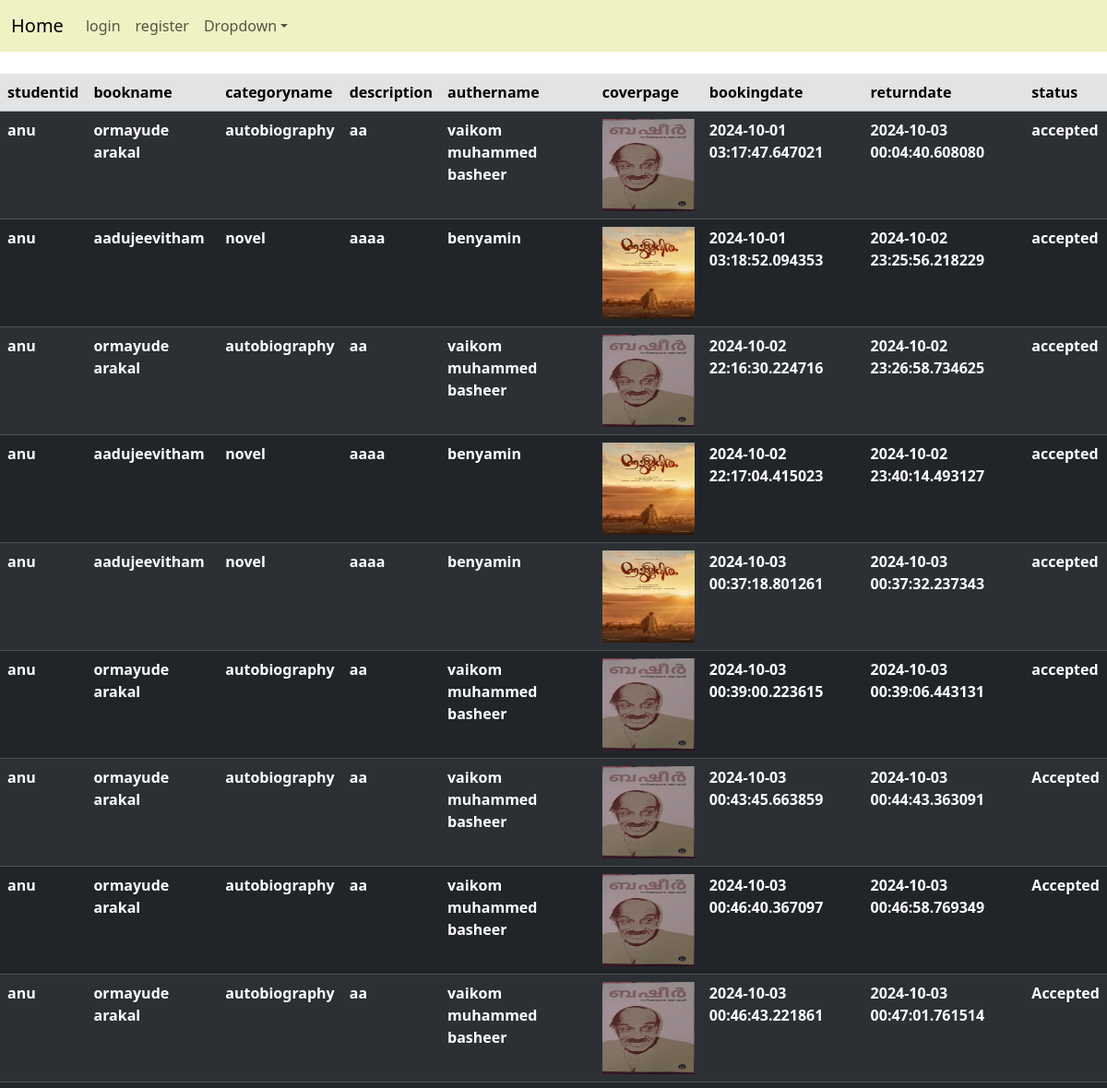
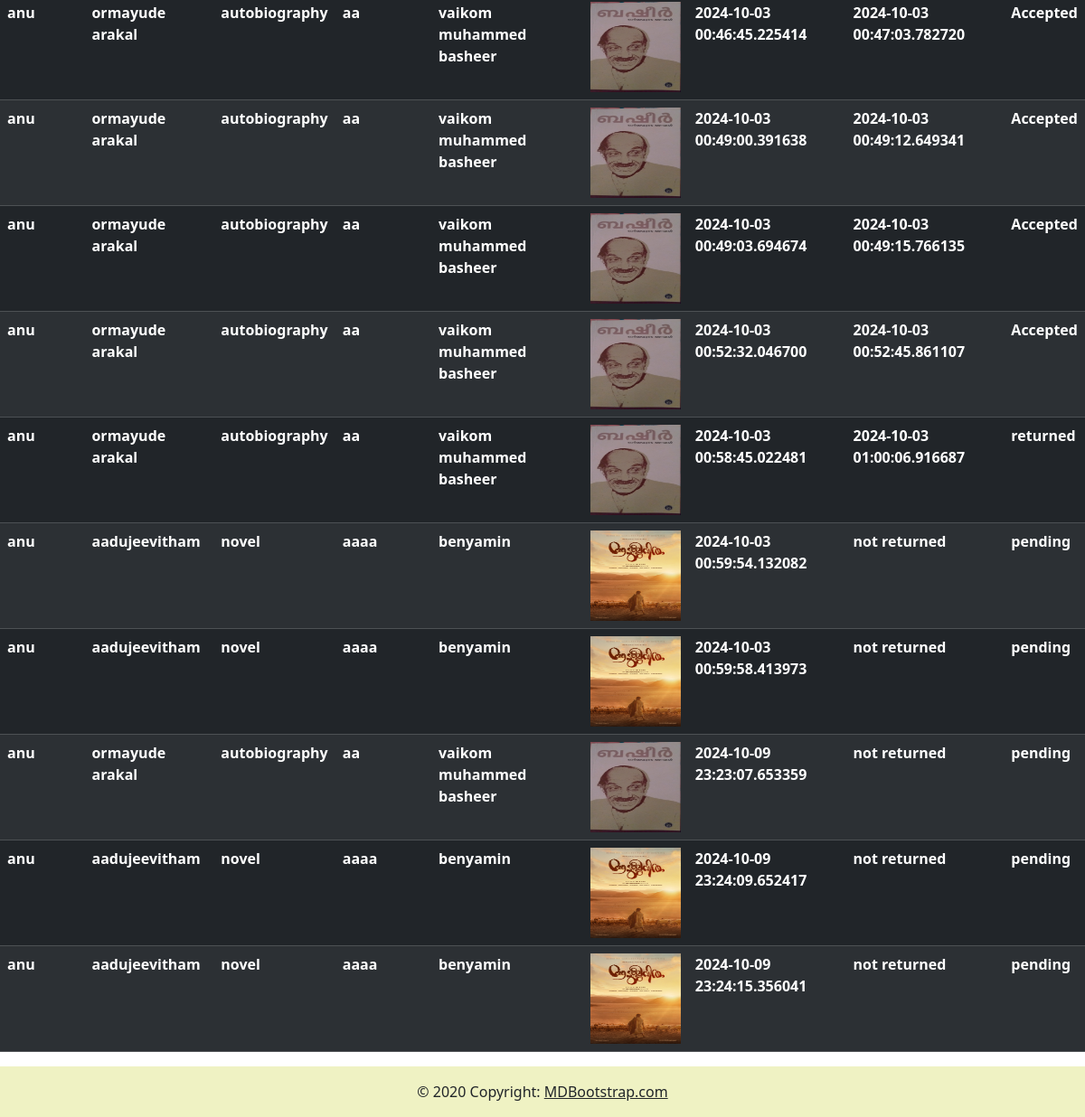
Screenshot of /details1 (signed in) with the database file from the repository (2 pictures, top to bottom).
### library/models.py (models this page shows, shortened)
class booking(models.Model):
    studentid=models.ForeignKey(students,on_delete=models.CASCADE)
    bookid=models.ForeignKey(book,on_delete=models.CASCADE)
    returndate=models.CharField(max_length=10)
    bookingdate=models.CharField(max_length=10)
    status=models.CharField(max_length=20,default='pending')

class students(models.Model):
    username=models.CharField(max_length=30)
    password=models.CharField(max_length=8)
    name=models.CharField(max_length=50)
    age=models.IntegerField()
    school=models.CharField(max_length=30)
    course=models.ForeignKey(course,on_delete=models.CASCADE)
    subject=models.ForeignKey(subject,on_delete=models.CASCADE)
    def __str__(self):
        return self.name

class book(models.Model):
    bookname=models.CharField(max_length=50)
    nmbrofcopies=models.IntegerField()
    description=models.CharField(max_length=50)
    authername=models.CharField(max_length=30)
    coverpage=models.FileField(upload_to='media')
    category_name=models.ForeignKey(category,on_delete=models.CASCADE)

class category(models.Model):
    categoryname=models.CharField(max_length=30)

### library/views.py (the view)
# urls.py: path('details1',views.details1,name='details1'),
def details1(request):
    studentid=request.session['id']
    m=booking.objects.all()
    p={'m':m}
    return render(request,'all.html',p)

### template/all.html
{% extends 'base.html' %}
{% load static %}
{% block content %}
<br>
    <table class="table table-dark table-striped">
        <thead class="table-secondary">
        <tr>
            <th>studentid</th>
            <th>bookname</th>
            <th>categoryname</th>
            <th>description</th>
            <th>authername</th>
            <th>coverpage</th>
            <th>bookingdate</th>
            <th>returndate</th>
            <th>status</th>
        </tr>
        </thead>
        {% for i in m %}
        <tr>
            <th>{{i.studentid}}</th>
            <th>{{i.bookid.bookname}}</th>
            <th>{{i.bookid.category_name.categoryname}}</th>
            <th>{{i.bookid.description}}</th>
            <th>{{i.bookid.authername}}</th>
            <th><img src="{{i.bookid.coverpage.url}}" style="width: 100px; height:100px"></th>
            <th>{{i.bookingdate}}</th>
            <th>{{i.returndate}}</th>
            <th>{{i.status}}</th>
        </tr>
        {% endfor%}
    </table>
{% endblock %}

### rows the page displays
booking: studentid "anu", bookid.bookname "ormayude arakal", bookid.category_name.categoryname "autobiography", bookid.description "aa", bookid.authername "vaikom muhammed basheer", bookid.coverpage (picture), bookingdate "2024-10-01 03:17:47.647021", returndate "2024-10-03 00:04:40.608080", status "accepted"
booking: studentid "anu", bookid.bookname "aadujeevitham", bookid.category_name.categoryname "novel", bookid.description "aaaa", bookid.authername "benyamin", bookid.coverpage (picture), bookingdate "2024-10-01 03:18:52.094353", returndate "2024-10-02 23:25:56.218229", status "accepted"
booking: studentid "anu", bookid.bookname "ormayude arakal", bookid.category_name.categoryname "autobiography", bookid.description "aa", bookid.authername "vaikom muhammed basheer", bookid.coverpage (picture), bookingdate "2024-10-02 22:16:30.224716", returndate "2024-10-02 23:26:58.734625", status "accepted"
booking: studentid "anu", bookid.bookname "aadujeevitham", bookid.category_name.categoryname "novel", bookid.description "aaaa", bookid.authername "benyamin", bookid.coverpage (picture), bookingdate "2024-10-02 22:17:04.415023", returndate "2024-10-02 23:40:14.493127", status "accepted"
booking: studentid "anu", bookid.bookname "aadujeevitham", bookid.category_name.categoryname "novel", bookid.description "aaaa", bookid.authername "benyamin", bookid.coverpage (picture), bookingdate "2024-10-03 00:37:18.801261", returndate "2024-10-03 00:37:32.237343", status "accepted"
booking: studentid "anu", bookid.bookname "ormayude arakal", bookid.category_name.categoryname "autobiography", bookid.description "aa", bookid.authername "vaikom muhammed basheer", bookid.coverpage (picture), bookingdate "2024-10-03 00:39:00.223615", returndate "2024-10-03 00:39:06.443131", status "accepted"
booking: studentid "anu", bookid.bookname "ormayude arakal", bookid.category_name.categoryname "autobiography", bookid.description "aa", bookid.authername "vaikom muhammed basheer", bookid.coverpage (picture), bookingdate "2024-10-03 00:43:45.663859", returndate "2024-10-03 00:44:43.363091", status "Accepted"
booking: studentid "anu", bookid.bookname "ormayude arakal", bookid.category_name.categoryname "autobiography", bookid.description "aa", bookid.authername "vaikom muhammed basheer", bookid.coverpage (picture), bookingdate "2024-10-03 00:46:40.367097", returndate "2024-10-03 00:46:58.769349", status "Accepted"
booking: studentid "anu", bookid.bookname "ormayude arakal", bookid.category_name.categoryname "autobiography", bookid.description "aa", bookid.authername "vaikom muhammed basheer", bookid.coverpage (picture), bookingdate "2024-10-03 00:46:43.221861", returndate "2024-10-03 00:47:01.761514", status "Accepted"
booking: studentid "anu", bookid.bookname "ormayude arakal", bookid.category_name.categoryname "autobiography", bookid.description "aa", bookid.authername "vaikom muhammed basheer", bookid.coverpage (picture), bookingdate "2024-10-03 00:46:45.225414", returndate "2024-10-03 00:47:03.782720", status "Accepted"
booking: studentid "anu", bookid.bookname "ormayude arakal", bookid.category_name.categoryname "autobiography", bookid.description "aa", bookid.authername "vaikom muhammed basheer", bookid.coverpage (picture), bookingdate "2024-10-03 00:49:00.391638", returndate "2024-10-03 00:49:12.649341", status "Accepted"
booking: studentid "anu", bookid.bookname "ormayude arakal", bookid.category_name.categoryname "autobiography", bookid.description "aa", bookid.authername "vaikom muhammed basheer", bookid.coverpage (picture), bookingdate "2024-10-03 00:49:03.694674", returndate "2024-10-03 00:49:15.766135", status "Accepted"
booking: studentid "anu", bookid.bookname "ormayude arakal", bookid.category_name.categoryname "autobiography", bookid.description "aa", bookid.authername "vaikom muhammed basheer", bookid.coverpage (picture), bookingdate "2024-10-03 00:52:32.046700", returndate "2024-10-03 00:52:45.861107", status "Accepted"
booking: studentid "anu", bookid.bookname "ormayude arakal", bookid.category_name.categoryname "autobiography", bookid.description "aa", bookid.authername "vaikom muhammed basheer", bookid.coverpage (picture), bookingdate "2024-10-03 00:58:45.022481", returndate "2024-10-03 01:00:06.916687", status "returned"
booking: studentid "anu", bookid.bookname "aadujeevitham", bookid.category_name.categoryname "novel", bookid.description "aaaa", bookid.authername "benyamin", bookid.coverpage (picture), bookingdate "2024-10-03 00:59:54.132082", returndate "not returned", status "pending"
booking: studentid "anu", bookid.bookname "aadujeevitham", bookid.category_name.categoryname "novel", bookid.description "aaaa", bookid.authername "benyamin", bookid.coverpage (picture), bookingdate "2024-10-03 00:59:58.413973", returndate "not returned", status "pending"
booking: studentid "anu", bookid.bookname "ormayude arakal", bookid.category_name.categoryname "autobiography", bookid.description "aa", bookid.authername "vaikom muhammed basheer", bookid.coverpage (picture), bookingdate "2024-10-09 23:23:07.653359", returndate "not returned", status "pending"
booking: studentid "anu", bookid.bookname "aadujeevitham", bookid.category_name.categoryname "novel", bookid.description "aaaa", bookid.authername "benyamin", bookid.coverpage (picture), bookingdate "2024-10-09 23:24:09.652417", returndate "not returned", status "pending"
booking: studentid "anu", bookid.bookname "aadujeevitham", bookid.category_name.categoryname "novel", bookid.description "aaaa", bookid.authername "benyamin", bookid.coverpage (picture), bookingdate "2024-10-09 23:24:15.356041", returndate "not returned", status "pending"
